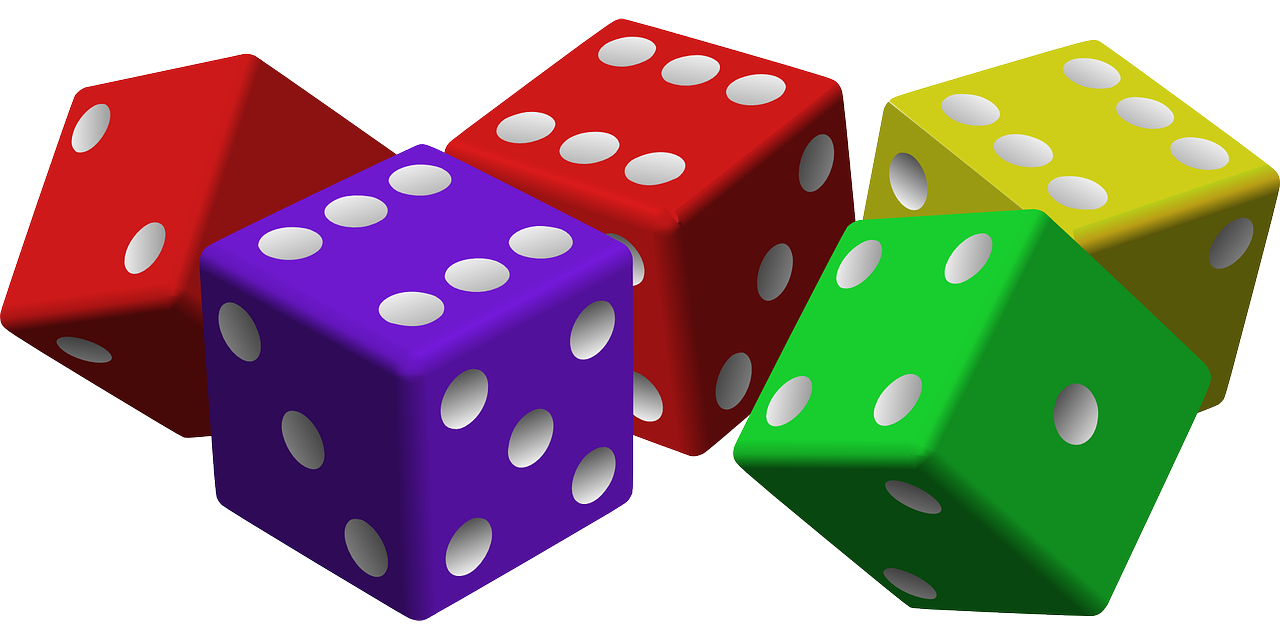
#> input picture 課本檔案/opencv/dice.png, 1280 x 640 px
$ python 8.py
#> lines starting #> are read from the running program, lines starting #| are printed output that depends on the picture
import cv2
import numpy as np

img = cv2.imread('dice.png')
#> img is the input picture: shape (640, 1280, 3); mean B, G, R 135.3, 142.5, 157.8
height, width = img.shape[:2]
#> height = 640; width = 1280

rotation_matrix = cv2.getRotationMatrix2D((width/2, height/2), 45, .5)

rotataed_image = cv2.warpAffine(img, rotation_matrix, (width, height))
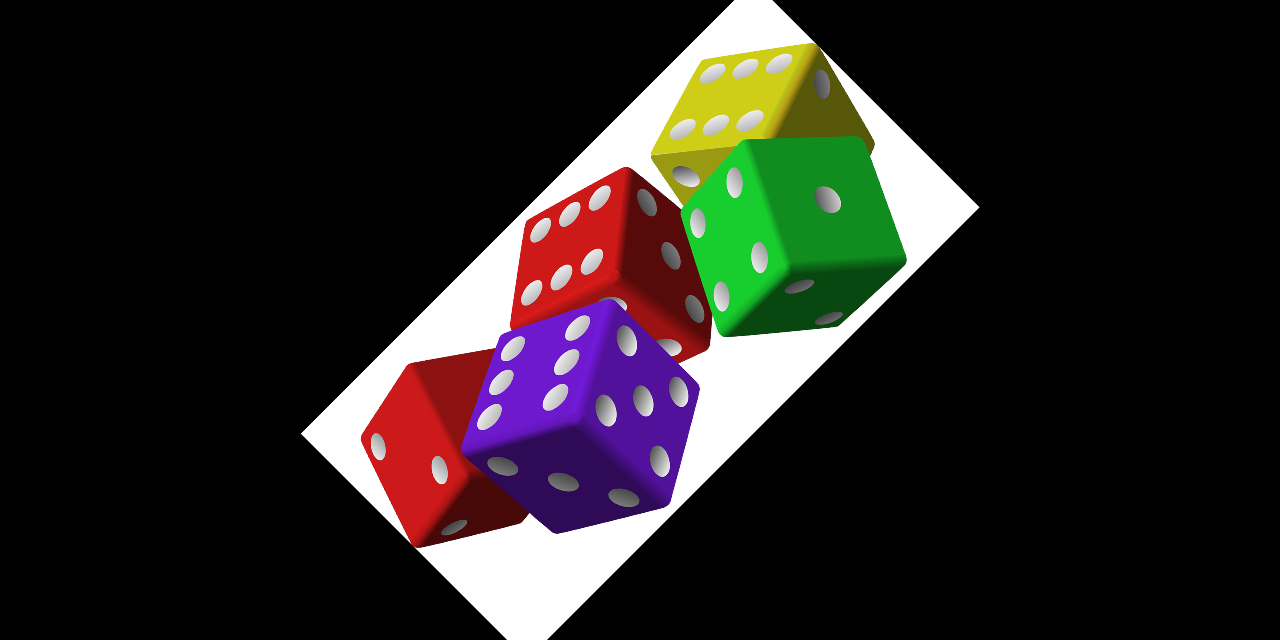
#> rotataed_image: shape (640, 1280, 3); mean B, G, R 33.6, 35.4, 39.2
cv2.imshow('Rotated Image', rotataed_image)
cv2.waitKey(0)
cv2.destroyAllWindows()
